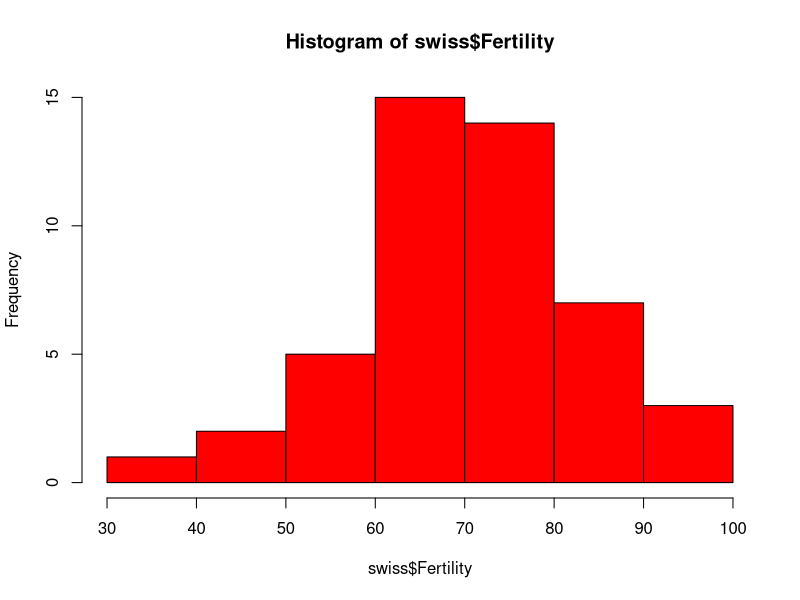

Reproduce this figure in R.
#
# Multiple linear regression
#

?swiss
swiss <-data.frame(swiss)

str(swiss)
hist(swiss$Fertility, col = 'red')


# numeric predictors
fit <- lm(Fertility ~ Examination + Catholic, data = swiss)
summary(fit)

fit2 <- lm(Fertility ~ Examination*Catholic, data = swiss)
summary(fit2)

# confidential intervals
confint(fit2)